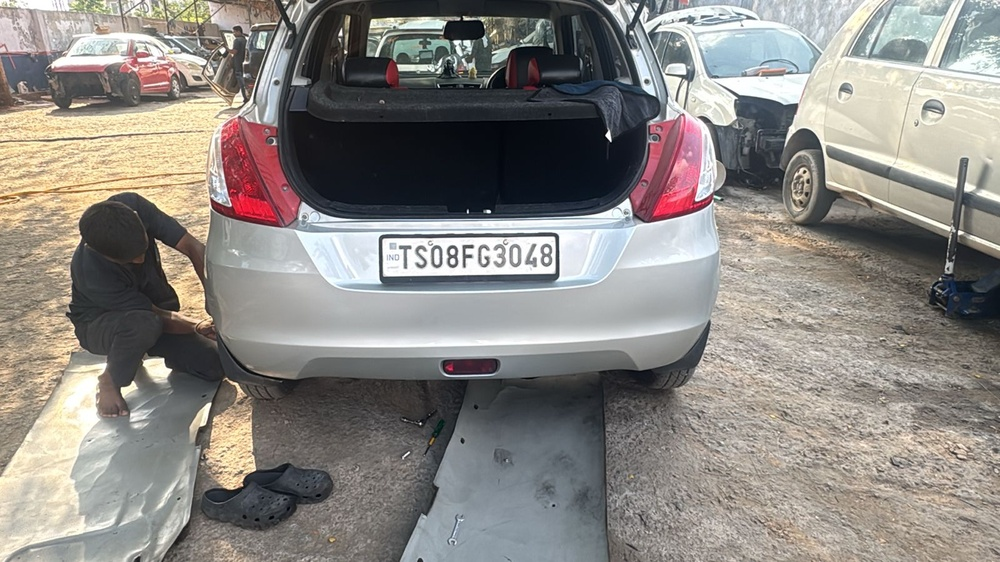
#> input picture images/car1.jpg, 1000 x 562 px, shrunk from 1600 x 900 before the run
$ python step1_grayscale.py
#> lines starting #> are read from the running program, lines starting #| are printed output that depends on the picture; after the words box and inside, x2 and y2 are one past the last pixel; in counts of white or black regions, pixels touching at a corner belong together
from skimage.io import imread
from skimage.filters import threshold_otsu
from skimage.color import rgb2gray
from skimage.util import img_as_float
import matplotlib.pyplot as plt

car_image = imread("images/car1.jpg")
#> car_image is the input picture: shape (562, 1000, 3); mean R, G, B 139.5, 135.7, 131.2
print("Image shape:", car_image.shape)
#| Image shape: (562, 1000, 3)
print("Image dtype:", car_image.dtype)
#| Image dtype: uint8

# Convert to float (values scaled to 0-1) before grayscale conversion
car_image_float = img_as_float(car_image)
gray_car_image = rgb2gray(car_image_float)
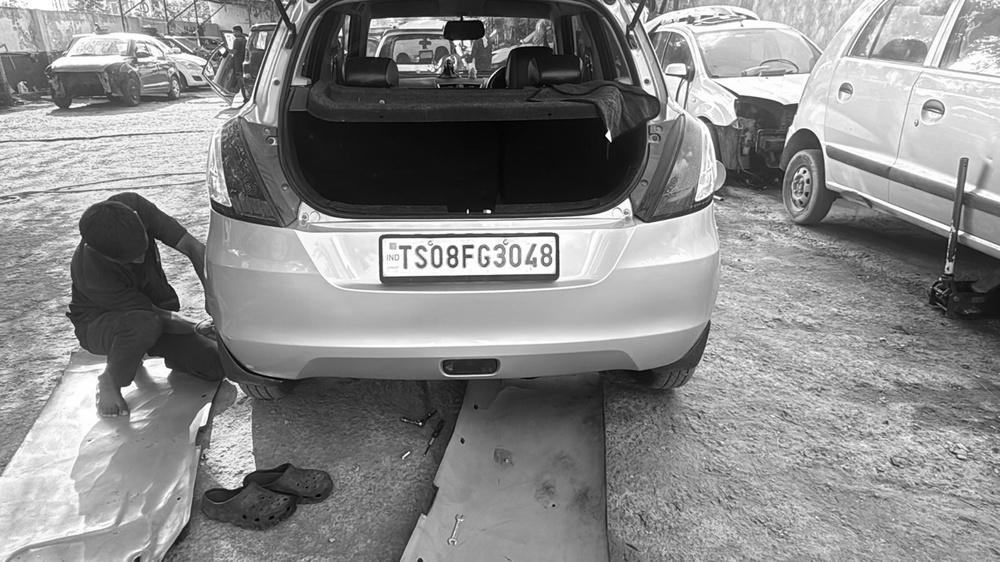
#> gray_car_image: shape (562, 1000) float64; min 0.000833, max 1, mean 0.534

threshold_value = threshold_otsu(gray_car_image)
#> threshold_value = 0.498
binary_car_image = gray_car_image > threshold_value
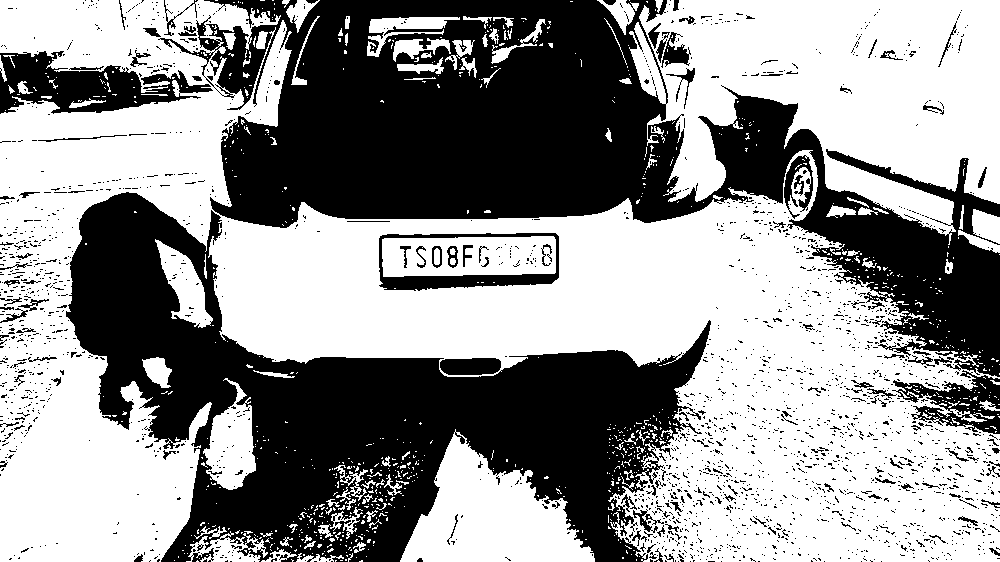
#> binary_car_image: shape (562, 1000) bool; 57.5% white; 2247 black regions (2115 under 20 px), largest, box (x1, y1, x2, y2) and area: (158, 0, 1000, 377) 114915, (66, 192, 711, 562) 95941, (0, 51, 213, 114) 6813

fig, (ax1, ax2) = plt.subplots(1, 2, figsize=(12, 6))
ax1.imshow(gray_car_image, cmap="gray")
ax1.set_title("Grayscale Image")
ax2.imshow(binary_car_image, cmap="gray")
ax2.set_title("Binary Image")
plt.show()
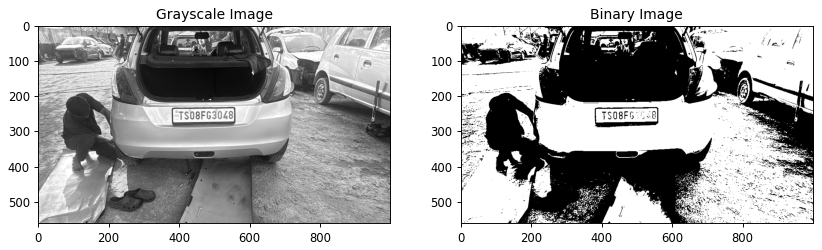
#> figure drawn by matplotlib, 2 panels

$ run again, with images/car2.jpg copied over images/car1.jpg
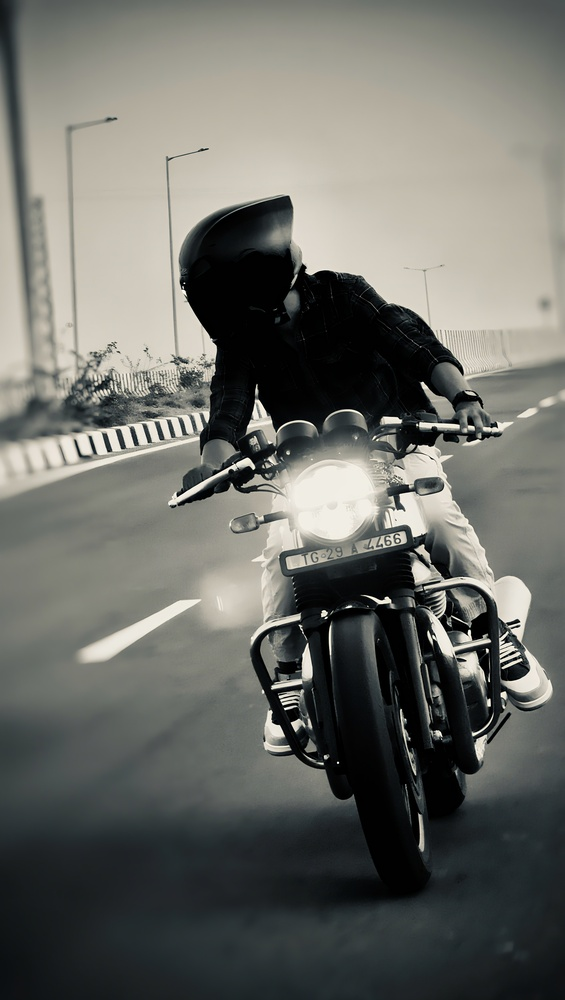
#> input picture images/car2.jpg, 565 x 1000 px, shrunk from 2160 x 3820 before the run
#> car_image is the input picture: shape (1000, 565, 3); mean R, G, B 107.5, 108.4, 102.9
#| Image shape: (1000, 565, 3)
#| Image dtype: uint8
#> threshold_value = 0.388
#> `binary_car_image = gray_car_image > threshold_value`:
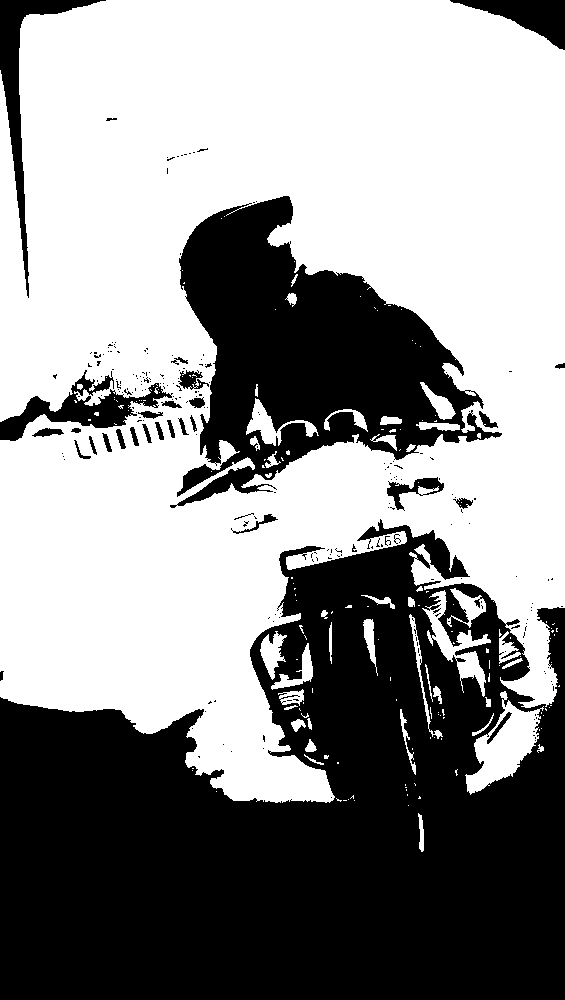
#> binary_car_image: shape (1000, 565) bool; 56.9% white; 240 black regions (206 under 20 px), largest, box (x1, y1, x2, y2) and area: (0, 519, 565, 1000) 181445, (170, 196, 502, 508) 47823, (0, 0, 106, 298) 4232
#> `plt.show()`:
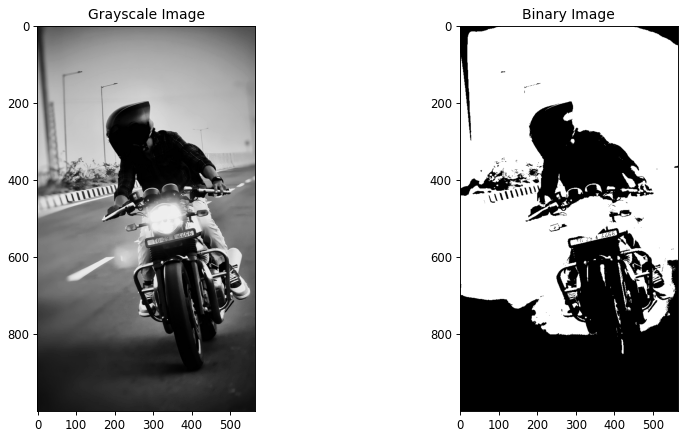
#> figure drawn by matplotlib, 2 panels
